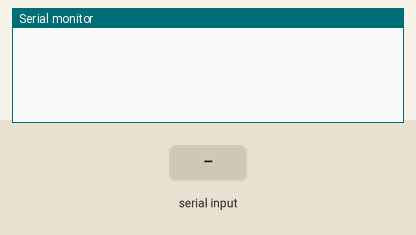
Recording of a sketch running on a simulated Arduino Uno, built with avr-gcc and run on an emulated ATmega328P. Parts: the last lines printed to the serial monitor. Inputs (shaded band) come from the test bench.

Above: at 1.2 s.
1.3 s: "90,45\n" received over Serial
At 2.0 s:
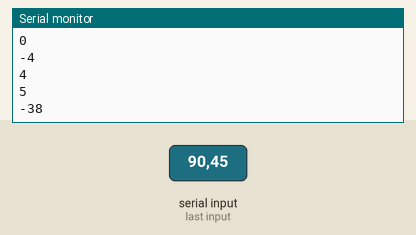
2.8 s: "30,150\n" received over Serial
At 3.2 s:
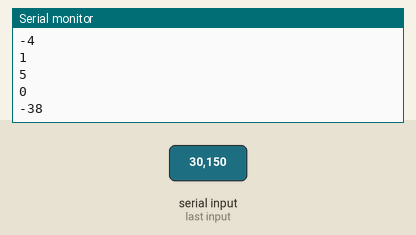
Timing chart, 0 to 5.8 s (numbered marks = the images above; inputs shaded):
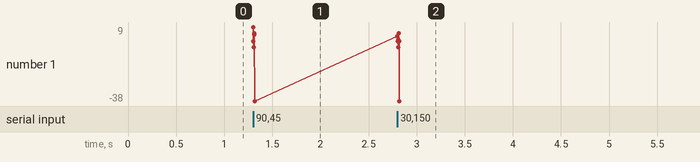

The sketch:

ConversaoSerialASCI_Char_int.ino
```cpp
/*
GME - Grupo de Metodos Eletroforéticos
Instituto de Quimica - UFG

Função loop que recebe valoers numéricos pela Serial
Os valores obtidos são da tabela ASCI e são convertidos para
valores numericos respectivamente.
Os valores são é impressos pela Serial

criado   25/01/2015
por Wanderson D. Lopes
modificado set 2022
por Wanderson D. Lopes
*/


void setup() {
  Serial.begin(9600);
}

void loop() {
  while(!Serial.available()){}
  int valornum = Serial.read() -48;
  Serial.println(valornum);
}
```

Measured:
- after the input at 1.3 s, the serial monitor: prints a new line at once (image 1)
- after the input at 2.8 s, the serial monitor: prints a new line at once (image 2)
